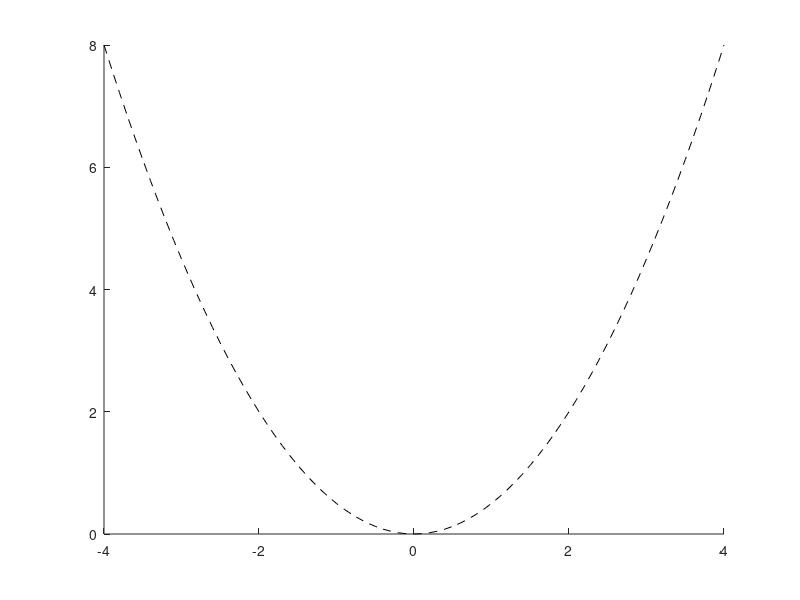

MATLAB code to generate this figure: (Note: this script raises an error after producing the figure.)
% tests of fockstate and focksum

xx = -4:0.1:4;
figure, hold on
plot(xx,xx.^2/2,'--k')
for n = 0:5
	cs = [zeros(1,n) 1];
	plot(xx, 0.5*focksum(cs, xx)+1/2+n, '-k')
end

figure, hold on
xx = -30:0.01:30;
plot(xx,xx.^2/2,'--k')
for n = 300:305
	cs = [zeros(1,n) 1];
	plot(xx, 0.5*focksum(cs, xx)+1/2+n, '-k')
end
ylim([300 306])

figure
xx = 1413.5:0.01:1414.5;
plot(xx, 0.5*fockstate(1e6, xx), '-k')
title 'Millionth eigenstate at turn around point'

xr = 40*rand(1,20) - 20;
xx = -20:0.1:20;

ns = [0:19 20:20:300];
A = fockstate(300,xr,'matrix');
A = A(:,ns+1);

for i = 1:length(ns)
	n = ns(i);
	tic, hh = hermiteF(n,xr); thh(i) = toc;
	cs = [zeros(1,n) 1];
	tic, fs = focksum(cs,xr); tfs(i) = toc;
	assert(all(fs == focksum(cs.',xr)), ...
		'Row and column vectors of coefficients give different sums')
	err(i) = norm(fs-hh, Inf) / norm(hh, Inf);
	sumerr(i) = norm(fs(:)-A(:,i), inf);
end

figure
spy(sumerr)
xlabel n
title 'Discrepencies between fockstate matrix and focksum'

figure
semilogy(ns, err, '.k')
ylabel 'relative error in H_n'
title 'Comparision of focksum with hermiteH'

figure
semilogy(ns, thh, ':k', ns, tfs, '-k')
xlabel n, ylabel t/s, legend hermiteH focksum
title 'Run times'

% test matrix cs
xr = 8*rand(1,8) - 4;
cs = kron(eye(2),ones(1,length(xr)));
qs = focksum(cs, [xr xr]);
assert(all(qs(1:length(xr)) == focksum([1], xr)))
assert(all(qs(length(xr)+1:end) == focksum([0 1], xr)))

function y = hermiteF(n,x)
	y = pi^(-1/4)*exp(-x.^2/2).*hermiteH(n,x) /sqrt(2^n*factorial(n));
end
